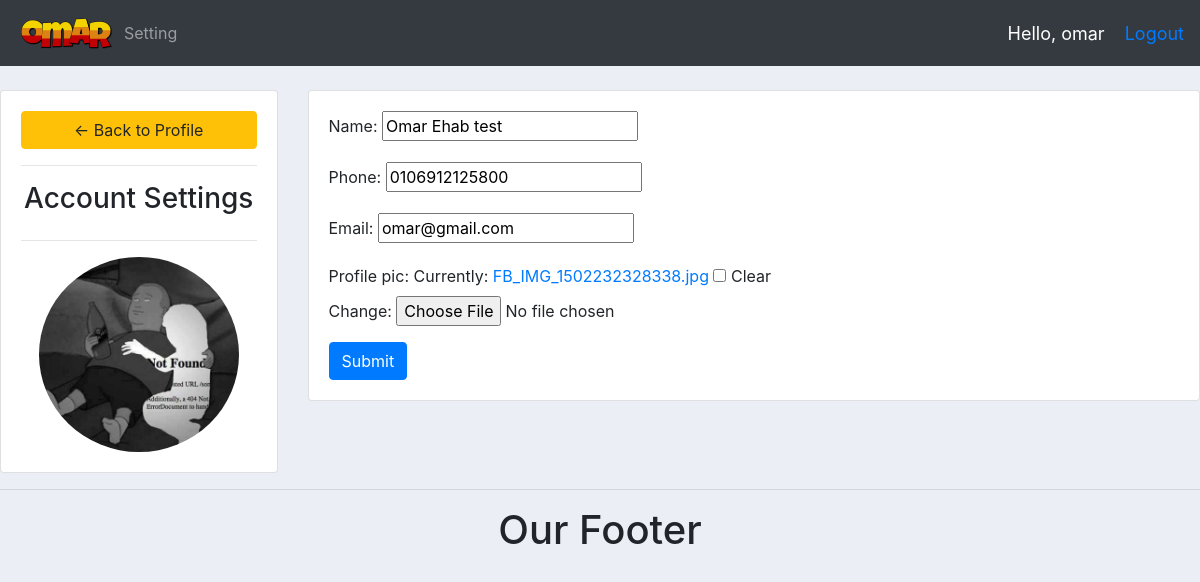
The page /accounts/ (signed in) on the database its author committed.
### accounts/models.py (models this page shows, shortened)
class Customer(models.Model):
    user = models.OneToOneField(User, blank=True, null=True, on_delete=models.CASCADE)
    name = models.CharField(max_length=20, null=True)
    phone = models.CharField(max_length=20, null=True)
    email = models.CharField(max_length=20, null=True)
    profile_pic  = models.ImageField(default='default.jpg',blank=True, null=True)
    date_created = models.DateTimeField(auto_now_add=True, null=True)

### accounts/decorators.py (the view)
        def wrapper_func(request, *args, **kwargs):
            group = None
            if request.user.groups.exists():
                group = request.user.groups.all()[0].name
            if group in allowed_roles:
                return view_func(request, *args, **kwargs)
            else:
                return HttpResponse("You don't have permission to see this page")
            return view_func(request, *args, **kwargs)

### accounts/forms.py
class CustomerForm(forms.ModelForm):
    class Meta:
        model = Customer
        fields = '__all__'
        exclude = ['user']

### accounts/views.py (called while the page is built)
@login_required(login_url='login')
@allowed_user(allowed_roles=['customer'])
def accountSettings(request):
    customer = request.user.customer
    form = CustomerForm(instance=customer)
    if request.method == "POST":
        form = CustomerForm(request.POST, request.FILES, instance= customer)
        if form.is_valid():
            form.save()
    context = {'form': form}
    return render(request, 'accounts/account_settings.html', context)

### accounts/templates/accounts/account_settings.html (shortened to what this page needs)
{%  extends 'accounts/main.html' %}
{% load static %}
{% block content %}
<br>
<div class="row">
	<div class="col-md-3">
		<div class="card card-body">
			<a class="btn btn-warning" href="{% url 'home' %}"> &#8592; Back to Profile</a>
			<hr>
			<h3 style="text-align: center">Account Settings</h3>
			<hr>
			<img class="profile-pic" src="{{request.user.customer.profile_pic.url}}" >
		</div>
	</div>
	<div class="col-md-9">
		<div class="card card-body">
			<form method="POST" action="" enctype="multipart/form-data" >
				{{form.as_p}}
			<input class="btn btn-primary" type="submit" name="Update Information">
			</form>
		</div>
	</div>
</div>
{% endblock %}

### accounts/templates/accounts/navbar.html (shortened to what this page needs)
{% load static %}
<nav class="navbar navbar-expand-lg navbar-dark bg-dark">
    <img src="{% static '/images/2.png'%}" width = 100px; alt="">
    <div class="collapse navbar-collapse" id="navbarNav">
      <ul class="navbar-nav">
        {% if request.user.is_staff %}
        <li class="nav-item active">
          <a class="nav-link" href="{% url 'home' %}">Dashboard</a>
        </li>
        <li class="nav-item">
          <a class="nav-link" href="{% url 'products' %}">Products</a>
        </li>
        {%else%}
          <li class="nav-item">
            <a class="nav-link" href="{% url 'account' %}">Setting</a>
          </li>
        {% endif %}
      </ul>
    </div>
    <span class="hello-msg">Hello, {{request.user}} </span>
    <span class="logout"><a href="{% url 'logout' %}">Logout</a></span>
  </nav>

### static/css/main.css (style rules this page uses)
body { background-color: #ebeff5; }

### accounts/templates/accounts/navbar.html (style rules this page uses)
.hello-msg { font-size: 18px; color: #fff; margin-right: 20px; }
.logout { font-size: 18px; color: #fff; }

### accounts/templates/accounts/account_settings.html (style rules this page uses)
.profile-pic { max-width: 200px; max-height:200px; margin: 0 auto; border-radius: 50%; }

### rows shown on the page
Customer: name "Omar Ehab test", phone "0106912125800", email "omar@gmail.com"

### other values the page prints
{{ request.user }} "omar"
